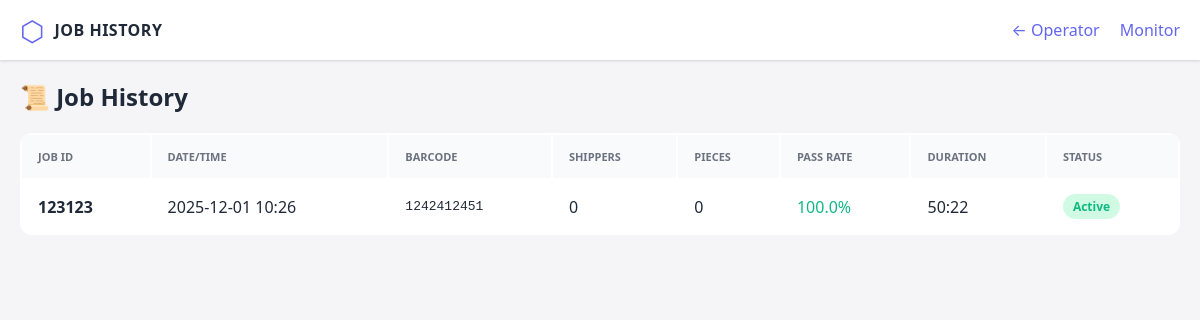
Before: /history with the older database file.
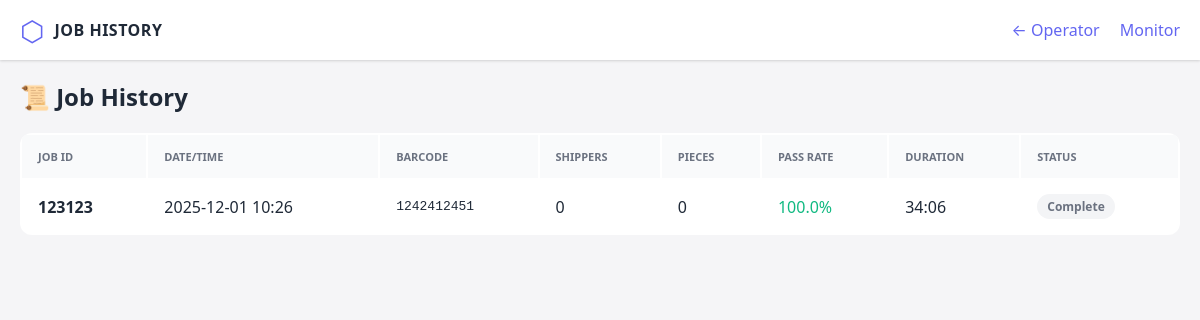
After: the same page with the newer database file.
### app.py (models this page shows, shortened)
class Job(db.Model):
    __tablename__ = 'jobs'
    id = db.Column(db.Integer, primary_key=True)
    job_id = db.Column(db.String(100), nullable=False)
    expected_barcode = db.Column(db.String(200), nullable=False)
    pieces_per_shipper = db.Column(db.Integer, default=1)
    target_quantity = db.Column(db.Integer, default=0)
    start_time = db.Column(db.DateTime, default=datetime.now)
    end_time = db.Column(db.DateTime, nullable=True)
    is_active = db.Column(db.Boolean, default=True)
    scans = db.relationship('Scan', backref='job', lazy='dynamic')
    @property
    def pass_count(self) -> int:
        return self.scans.filter_by(status='PASS').count()
    @property
    def total_scans(self) -> int:
        return self.scans.count()
    @property
    def total_pieces(self) -> int:
        return self.pass_count * self.pieces_per_shipper
    @property
    def pass_rate(self) -> float:
        if self.total_scans == 0:
            return 100.0
        return (self.pass_count / self.total_scans) * 100
    @property
    def elapsed_seconds(self) -> int:
        if self.end_time:
            return int((self.end_time - self.start_time).total_seconds())
        return int((datetime.now() - self.start_time).total_seconds())
    @property
    def elapsed_formatted(self) -> str:
        seconds = self.elapsed_seconds
        hours, remainder = divmod(seconds, 3600)
        minutes, secs = divmod(remainder, 60)
        if hours > 0:
            return f"{hours}:{minutes:02d}:{secs:02d}"
        return f"{minutes}:{secs:02d}"

### app.py (the view)
@app.route('/history')
def history():
    page = request.args.get('page', 1, type=int)
    jobs = Job.query.order_by(Job.start_time.desc()).paginate(page=page, per_page=20)
    return render_template('history.html', jobs=jobs)

### templates/history.html (shortened to what this page needs)
<!DOCTYPE html>
<html lang="en">
<head>
    <link rel="stylesheet" href="{{ url_for('static', filename='css/style.css') }}">
</head>
<body>
    <header class="header">
        <div class="header-left">
            <span class="logo">⬡</span>
            <span class="title">JOB HISTORY</span>
        </div>
        <div class="header-right">
            <a href="/" class="nav-link">← Operator</a>
            <a href="/monitor" class="nav-link">Monitor</a>
        </div>
    </header>
    <main class="main-content">
        <div class="history-header">
            <h1>📜 Job History</h1>
        </div>
        <table class="jobs-table">
            <thead>
                <tr>
                    <th>Job ID</th>
                    <th>Date/Time</th>
                    <th>Barcode</th>
                    <th>Shippers</th>
                    <th>Pieces</th>
                    <th>Pass Rate</th>
                    <th>Duration</th>
                    <th>Status</th>
                </tr>
            </thead>
            <tbody>
                {% for job in jobs.items %}
                <tr>
                    <td><strong>{{ job.job_id }}</strong></td>
                    <td>{{ job.start_time.strftime('%Y-%m-%d %H:%M') }}</td>
                    <td style="font-family: monospace;">{{ job.expected_barcode }}</td>
                    <td>{{ job.total_scans }}</td>
                    <td>{{ job.total_pieces }}</td>
                    <td class="{{ 'highlight-success' if job.pass_rate >= 99 else 'highlight-warning' if job.pass_rate >= 95 else 'highlight-danger' }}">
                        {{ '%.1f' % job.pass_rate }}%
                    </td>
                    <td>{{ job.elapsed_formatted }}</td>
                    <td>
                        <span class="status-badge {{ 'active' if job.is_active else 'complete' }}">
                            {{ 'Active' if job.is_active else 'Complete' }}
                        </span>
                    </td>
                </tr>
                {% else %}
                <tr>
                    <td colspan="8" style="text-align: center; color: var(--text-muted);">
                        No jobs found
                    </td>
                </tr>
                {% endfor %}
            </tbody>
        </table>
    </main>
</body>
</html>

Changed rows visible on the page:
changed Job: elapsed_formatted "50:22" → "34:06"; is_active "Active" → "Complete"
